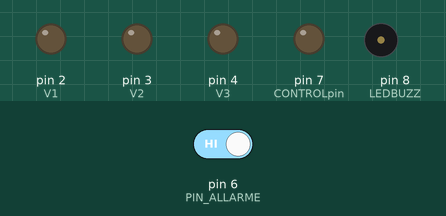
Recording of a sketch running on a simulated Arduino Uno, built with avr-gcc and run on an emulated ATmega328P. Parts: output pins drawn as LEDs (lit = HIGH), buzzer (waves = sounding). The test bench sets the inputs (shaded band); at power-on: pin 6 (PIN_ALLARME) HIGH. Pins used as bus, display or sensor lines are not drawn.

Above: at 2.2 s.
2.3 s: pin 6 (PIN_ALLARME) driven LOW
At 3.68 s:
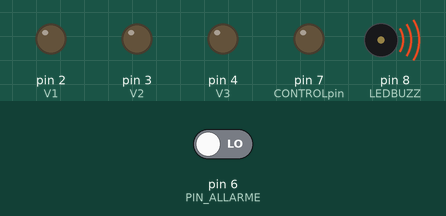
Timing chart, 0 to 11.3 s (numbered marks = the images above; inputs shaded):
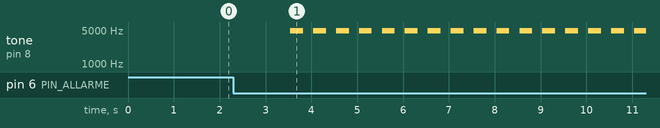

The sketch:

EP417_per_shurity_colonnina_distribuzione_acqua.ino
```cpp
#include <SoftwareSerial.h>

#define RXpin 10
#define TXpin 9
#define CONTROLpin 7  // pin di controllo ricezione: 0 trasmissione: 1, in questo caso rimarrà sempre a 0

#define LEDBUZZ 8

#define V1 2
#define V2 3
#define V3 4
#define PIN_ALLARME 6

SoftwareSerial serialeFisica(RXpin, TXpin);
enum EnumStati { ATTESA_START,
                 LETTURA_COMANDO,
                 LETTURA_DATO,
                 LETTURA_CHECKSUM,
                 ATTESA_CHIUSURA,
};
EnumStati stati;
uint8_t stato = ATTESA_START;
uint8_t dati[5];  // [HEADER] [COMMAND] [DATA] [CHECKSUM] [FOOTER]
bool alarm = 0;
uint8_t contaAllarme = 0;
unsigned long int tempoPrecedente = 0;
unsigned long int tempoAttuale;

void svuota_array_dati() {
  for (int i = 0; i < 5; i++)
    dati[i] = 0;
}

void beep(int time) {
  for (time; time--;) {
    digitalWrite(LEDBUZZ, 1);
    delayMicroseconds(100);
    digitalWrite(LEDBUZZ, 0);
    delayMicroseconds(100);
  }
}


void setup() {
  Serial.begin(115200);
  serialeFisica.begin(9600);

  pinMode(PIN_ALLARME, INPUT);
  pinMode(LEDBUZZ, OUTPUT);
  pinMode(CONTROLpin, OUTPUT);
  digitalWrite(CONTROLpin, 0);  // così abilitiamo la ricezione seriale
  pinMode(V1, OUTPUT);
  pinMode(V2, OUTPUT);
  pinMode(V3, OUTPUT);
  digitalWrite(V1, 0);
  digitalWrite(V2, 0);
  digitalWrite(V3, 0);

  delay(1000);
}

void loop() {
  // check allarme ogni secondo, se è in allarme per 10 secondi allora scatta e si blocca tutto il dispositivo
  tempoAttuale = millis();
  if (!alarm) {
    if (tempoAttuale - tempoPrecedente >= 100) {
      if (!digitalRead(PIN_ALLARME)) contaAllarme++;
      tempoPrecedente = tempoAttuale;
    }

    if (contaAllarme > 10) alarm = 1;

    if (serialeFisica.available() >= 5) {  // acchiappiamo i dati e li mettiamo in un pacchetto
      for (int i = 0; i < 5; i++) {
        dati[i] = serialeFisica.read();
        /* Serial.print(dati[i], HEX);
      Serial.print(" "); */
      }
      Serial.println();

      digitalWrite(LEDBUZZ, 1);
      delay(100);
      digitalWrite(LEDBUZZ, 0);

      if (dati[0] == 0xFF && dati[4] == 0xFE) {  // controllo bit di start e di stop
        uint8_t checksum = (dati[1] ^ dati[2]) & 0xFF;

        if (checksum == dati[3]) {  // controllo checksum
          //Serial.println("Pacchetto valido!");

          if (dati[1] == 0xAA) {  // START
            // Serial.println("Comando START");
            if (dati[2] == 0x01) {
              digitalWrite(V1, HIGH);
              //Serial.println("V1 ON");
            }
            if (dati[2] == 0x02) {
              digitalWrite(V2, HIGH);
              //Serial.println("V2 ON");
            }
            if (dati[2] == 0x03) {
              digitalWrite(V3, HIGH);
              //Serial.println("V3 ON");
            }
          } else if (dati[1] == 0xBB) {  // STOP
            // Serial.println("Comando STOP");
            digitalWrite(V1, LOW);
            digitalWrite(V2, LOW);
            digitalWrite(V3, LOW);
            //Serial.println("Tutte le valvole OFF");
          }
        } else {
          //Serial.println("Checksum errato!");
        }
      } else {
        //Serial.println("Header/Footer errati!");
      }

      svuota_array_dati();
    }
    delay(5);  // stabilizzatore loop
  } else {     // ALLARME ALLAGAMENTO - rimane attivo finchè non si spegne la macchina
    digitalWrite(V1, 0);
    digitalWrite(V2, 0);
    digitalWrite(V3, 0);
    if (millis() % 500 < 250) {
      beep(50);
    }
  }
}
```

Measured:
- after the input at 2.3 s, tone on pin 8 (LEDBUZZ): plays 4814 Hz for 0.28 s, 4815 Hz for 0.28 s, 4815 Hz for 0.28 s, 4815 Hz for 0.28 s, 4815 Hz for 0.28 s, 4815 Hz for 0.28 s … (16 notes in this stretch), starting after 1.2 s
